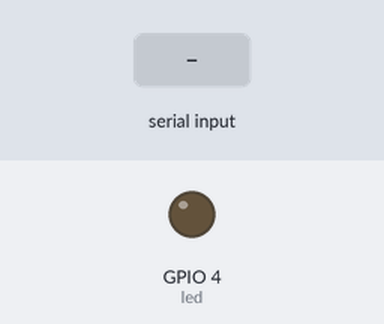
This program was run on a simulated Raspberry Pi (BCM pin numbers). On the bench: output pins drawn as LEDs (lit = HIGH). The test bench sets the inputs (shaded band). What the program prints to the terminal is not drawn.

Above: at 1.2 s.
1.3 s: "x" typed at the terminal, then Enter
At 2.4 s:
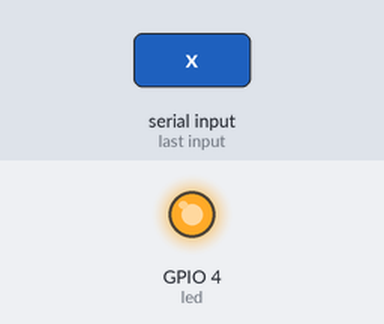
2.8 s: "o" typed at the terminal, then Enter
At 3.6 s:
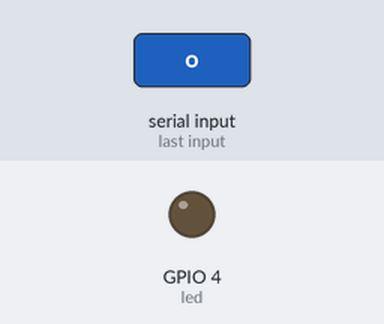
Timing chart, 0 to 5.8 s (numbered marks = the images above; inputs shaded):
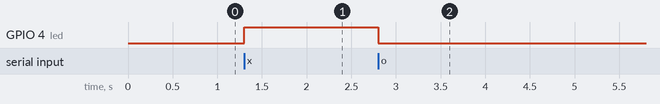

The program:

ex05_input03.py
```python
import RPi.GPIO as GPIO
import time


led = 4

GPIO.setmode(GPIO.BCM)
GPIO.setup(led, GPIO.OUT)

try:
	while True:
		command = input("o:켜기, x:끄기: ")
		if command.lower() == 'o':
			GPIO.output(led, False)
			print("ON")
		elif command.lower() == 'x':
			GPIO.output(led, True)
			print("OFF")


except KeyboardInterrupt:
	GPIO.cleanup()
```

Measured:
- after the input at 1.3 s, GPIO 4 (led): LOW → HIGH at once
- after the input at 2.8 s, GPIO 4 (led): HIGH → LOW at once
